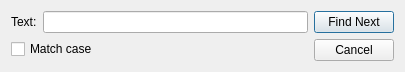
<?xml version="1.0" encoding="UTF-8"?>
<ui version="4.0">
 <class>FindDialog</class>
 <widget class="QDialog" name="FindDialog">
  <property name="windowModality">
   <enum>Qt::NonModal</enum>
  </property>
  <property name="geometry">
   <rect>
    <x>0</x>
    <y>0</y>
    <width>405</width>
    <height>72</height>
   </rect>
  </property>
  <property name="windowTitle">
   <string>Find...</string>
  </property>
  <property name="windowIcon">
   <iconset resource="assets.qrc">
    <normaloff>:/assets/find.png</normaloff>:/assets/find.png</iconset>
  </property>
  <layout class="QHBoxLayout" name="horizontalLayout_2">
   <item>
    <layout class="QVBoxLayout" name="verticalLayout_2">
     <item>
      <layout class="QHBoxLayout" name="horizontalLayout">
       <item>
        <widget class="QLabel" name="label">
         <property name="text">
          <string>Text:</string>
         </property>
        </widget>
       </item>
       <item>
        <widget class="QLineEdit" name="lineText"/>
       </item>
      </layout>
     </item>
     <item>
      <widget class="QCheckBox" name="cboxCase">
       <property name="text">
        <string>Match case</string>
       </property>
      </widget>
     </item>
    </layout>
   </item>
   <item>
    <layout class="QVBoxLayout" name="verticalLayout">
     <item>
      <widget class="QPushButton" name="btnFind">
       <property name="text">
        <string>Find Next</string>
       </property>
       <property name="default">
        <bool>true</bool>
       </property>
      </widget>
     </item>
     <item>
      <widget class="QPushButton" name="btnCancel">
       <property name="text">
        <string>Cancel</string>
       </property>
      </widget>
     </item>
    </layout>
   </item>
  </layout>
 </widget>
 <resources>
  <include location="assets.qrc"/>
 </resources>
 <connections/>
</ui>
